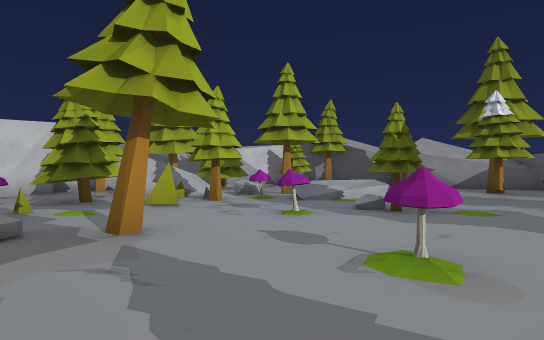
[1] (above)

16 first-person views from a walk through a 3-D level made in the Godot game engine. The camera is 1.3 m above the floor, looks level and sees 75° across. The floor is counted in squares, 2 m on a side. Each view is taken from the middle of a square. On the plan, view 1 faces up. The plan holds only what a view shows up to about 10 squares ahead; the rest is blank. The place goes on beyond the plan.

[2]
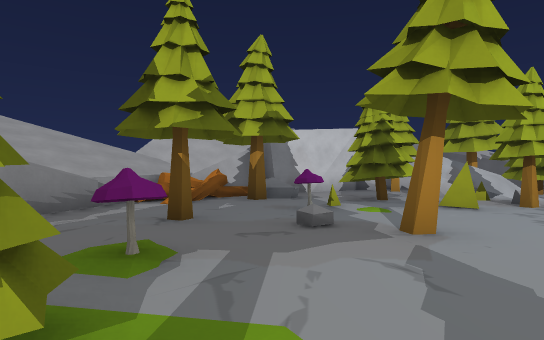

[3]
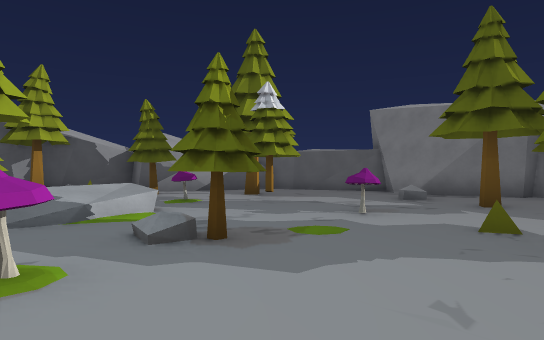

[4]
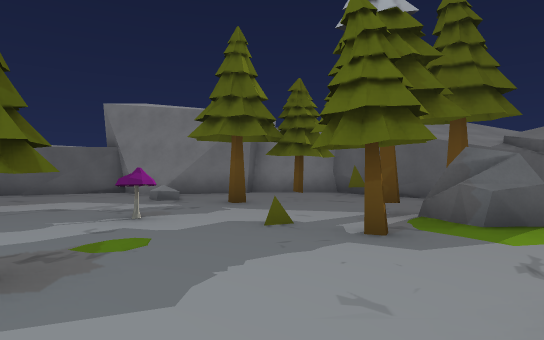

[5]
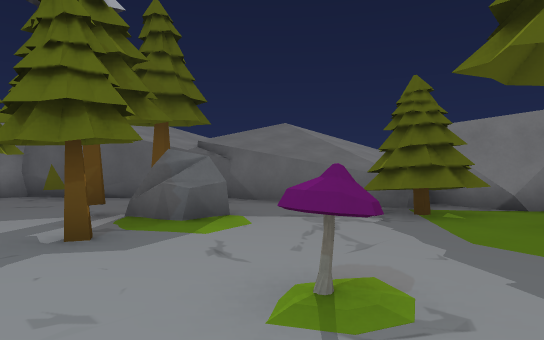

[6]
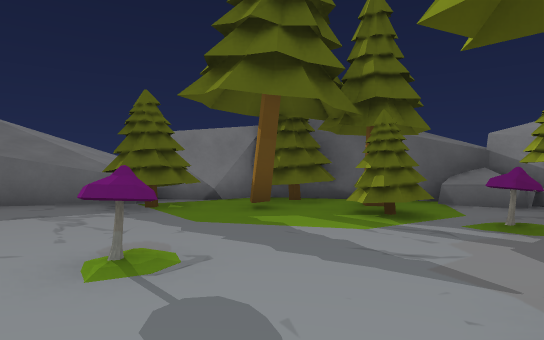

[7]
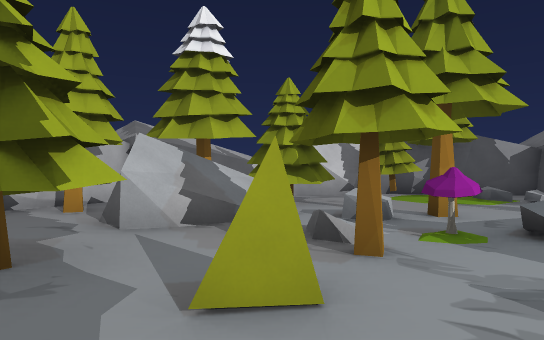

[8]
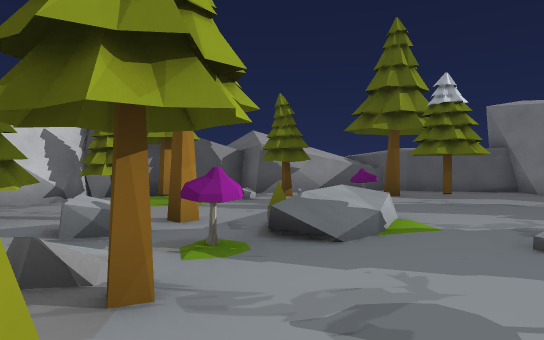

[9]
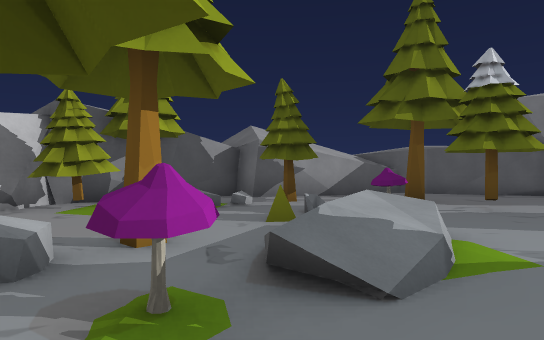

[10]
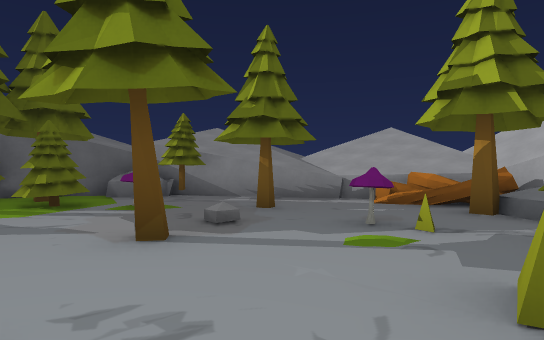

[11]
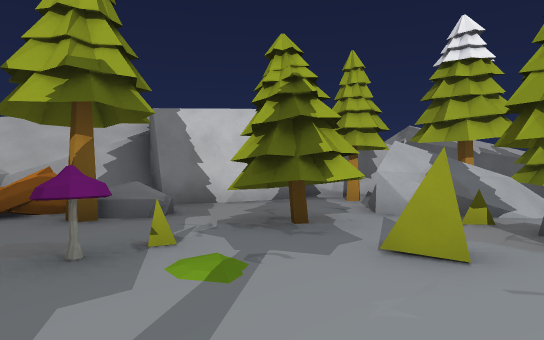

[12]
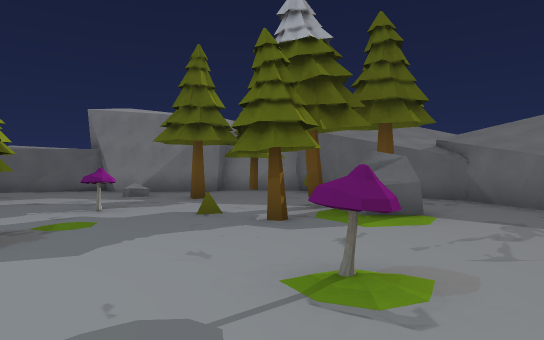

[13]
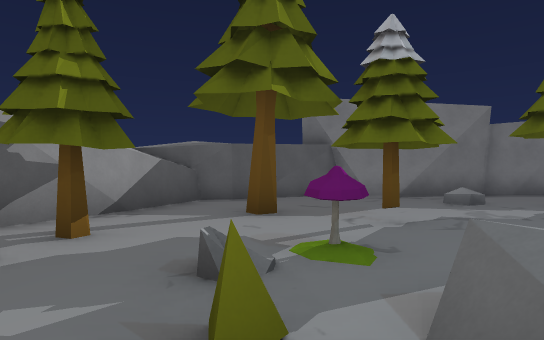

[14]
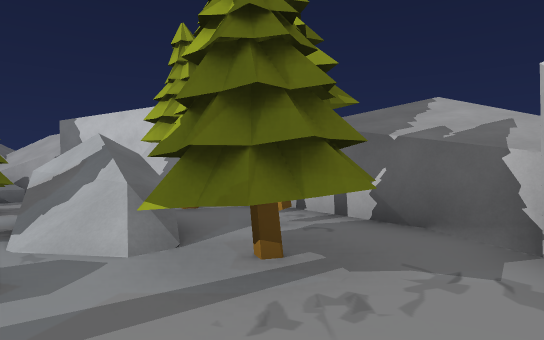

[15]
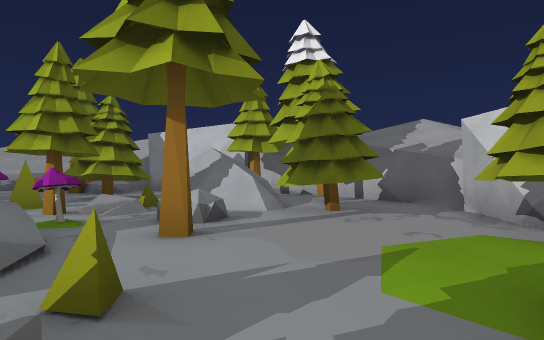

[16]
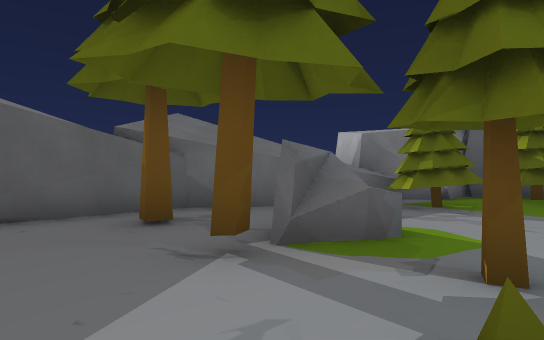

### Floor plan
Key: @ floor where view 1 was taken; # wall or solid block; . main floor; : floor 0.25 m higher than the main floor; + floor 1.5 m higher than the main floor; / step, stairs or slope; ^ raised ledge; v drop or lower ground; B boulder; T tree; L block; M mushroom.
Columns run from 8 left of view 1 to 10 right of it. Each row starts with its distance up from view 1.
 15         ##v#
 14     #####TT.v#
 13    ##....T./.####
 12   ## TTT.../T...##
 11  ##T..T..........##
 10  #..B+:BT.L...T...#
  9  #....L/.//BMT....#
  8  B..TTBTM//..T....#
  7 #B..TTL...........#
  6 # T.....M.T..M....#
  5 ^TT.L..........T..#
  4 ^T..M.T.....L......
  3 #...T....M..T...T..
  2  ^..........BT...L#
  1  ^#..M......B.T..##
  0   #.T.T.@.......##
 -1   ##T.T.T.TT...##
 -2    #B..TT.T^####
 -3      ####BBB
 -4         ##.^
 -5           B

Positions as (right, up) in squares from view 1, and headings:
1: (0, 0), facing up
2: (0, 0), facing up-left
3: (0, 3), facing up-right
4: (0, 4), facing right
5: (0, 4), facing down-right
6: (0, 5), facing down
7: (-2, 5), facing up
8: (-2, 6), facing up-right
9: (-1, 7), facing up-right
10: (0, 7), facing down-left
11: (-1, 4), facing up-left
12: (-1, 3), facing right
13: (1, 10), facing right
14: (1, 12), facing left
15: (4, 11), facing left
16: (5, 5), facing down
